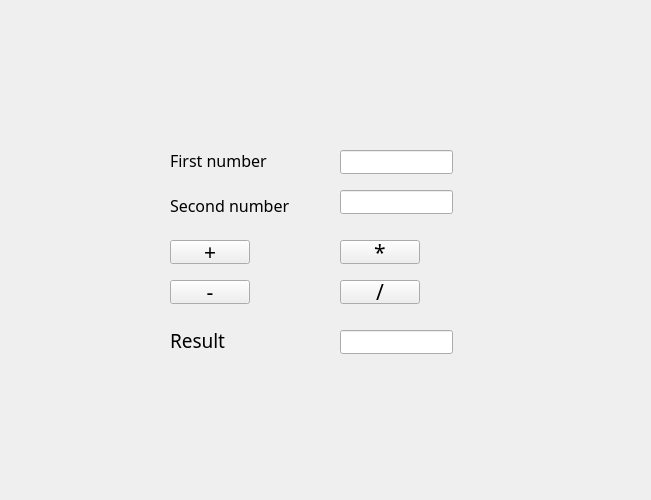
<?xml version="1.0" encoding="UTF-8"?>
<ui version="4.0">
 <class>MainWindow</class>
 <widget class="QMainWindow" name="MainWindow">
  <property name="geometry">
   <rect>
    <x>0</x>
    <y>0</y>
    <width>651</width>
    <height>500</height>
   </rect>
  </property>
  <property name="windowTitle">
   <string>MainWindow</string>
  </property>
  <widget class="QWidget" name="centralwidget">
   <widget class="QLabel" name="lable_firstnum">
    <property name="geometry">
     <rect>
      <x>170</x>
      <y>150</y>
      <width>161</width>
      <height>21</height>
     </rect>
    </property>
    <property name="font">
     <font>
      <family>JetBrainsMono Nerd Font</family>
      <pointsize>12</pointsize>
     </font>
    </property>
    <property name="text">
     <string>First number</string>
    </property>
   </widget>
   <widget class="QLabel" name="label_secondnum">
    <property name="geometry">
     <rect>
      <x>170</x>
      <y>190</y>
      <width>131</width>
      <height>31</height>
     </rect>
    </property>
    <property name="font">
     <font>
      <family>JetBrainsMono Nerd Font</family>
      <pointsize>12</pointsize>
     </font>
    </property>
    <property name="text">
     <string>Second number</string>
    </property>
   </widget>
   <widget class="QLineEdit" name="lineEdit_firstnum">
    <property name="geometry">
     <rect>
      <x>340</x>
      <y>150</y>
      <width>113</width>
      <height>24</height>
     </rect>
    </property>
    <property name="font">
     <font>
      <family>JetBrainsMono Nerd Font</family>
      <pointsize>16</pointsize>
     </font>
    </property>
   </widget>
   <widget class="QLineEdit" name="lineEdit_secondnum">
    <property name="geometry">
     <rect>
      <x>340</x>
      <y>190</y>
      <width>113</width>
      <height>24</height>
     </rect>
    </property>
    <property name="font">
     <font>
      <family>JetBrainsMono Nerd Font</family>
      <pointsize>16</pointsize>
     </font>
    </property>
   </widget>
   <widget class="QPushButton" name="plus_Button">
    <property name="geometry">
     <rect>
      <x>170</x>
      <y>240</y>
      <width>80</width>
      <height>24</height>
     </rect>
    </property>
    <property name="font">
     <font>
      <family>JetBrainsMono Nerd Font</family>
      <pointsize>16</pointsize>
     </font>
    </property>
    <property name="text">
     <string>+</string>
    </property>
   </widget>
   <widget class="QPushButton" name="minus_Button">
    <property name="geometry">
     <rect>
      <x>170</x>
      <y>280</y>
      <width>80</width>
      <height>24</height>
     </rect>
    </property>
    <property name="font">
     <font>
      <family>JetBrainsMono Nerd Font</family>
      <pointsize>16</pointsize>
     </font>
    </property>
    <property name="text">
     <string>-</string>
    </property>
   </widget>
   <widget class="QPushButton" name="multi_Button">
    <property name="geometry">
     <rect>
      <x>340</x>
      <y>240</y>
      <width>80</width>
      <height>24</height>
     </rect>
    </property>
    <property name="font">
     <font>
      <family>JetBrainsMono Nerd Font</family>
      <pointsize>16</pointsize>
     </font>
    </property>
    <property name="text">
     <string>*</string>
    </property>
   </widget>
   <widget class="QPushButton" name="divide_Button">
    <property name="geometry">
     <rect>
      <x>340</x>
      <y>280</y>
      <width>80</width>
      <height>24</height>
     </rect>
    </property>
    <property name="font">
     <font>
      <family>JetBrainsMono Nerd Font</family>
      <pointsize>16</pointsize>
     </font>
    </property>
    <property name="text">
     <string>/</string>
    </property>
   </widget>
   <widget class="QLabel" name="label_result">
    <property name="geometry">
     <rect>
      <x>170</x>
      <y>330</y>
      <width>91</width>
      <height>21</height>
     </rect>
    </property>
    <property name="font">
     <font>
      <family>JetBrainsMono Nerd Font</family>
      <pointsize>14</pointsize>
     </font>
    </property>
    <property name="text">
     <string>Result</string>
    </property>
   </widget>
   <widget class="QLineEdit" name="lineEdit_result">
    <property name="geometry">
     <rect>
      <x>340</x>
      <y>330</y>
      <width>113</width>
      <height>24</height>
     </rect>
    </property>
    <property name="font">
     <font>
      <family>JetBrainsMono Nerd Font</family>
      <pointsize>16</pointsize>
     </font>
    </property>
    <property name="text">
     <string/>
    </property>
    <property name="readOnly">
     <bool>true</bool>
    </property>
   </widget>
  </widget>
 </widget>
 <resources/>
 <connections/>
</ui>
